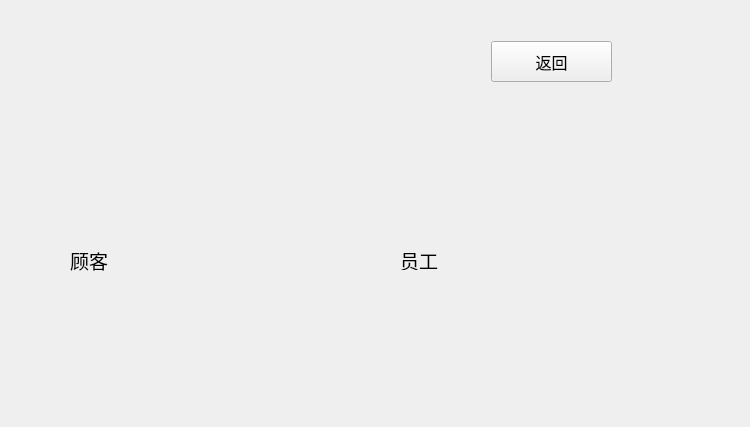
<?xml version="1.0" encoding="UTF-8"?>
<ui version="4.0">
 <class>LoginChooseIdentity</class>
 <widget class="QWidget" name="LoginChooseIdentity">
  <property name="geometry">
   <rect>
    <x>0</x>
    <y>0</y>
    <width>750</width>
    <height>427</height>
   </rect>
  </property>
  <property name="windowTitle">
   <string>Form</string>
  </property>
  <widget class="QLabel" name="label_2">
   <property name="geometry">
    <rect>
     <x>70</x>
     <y>240</y>
     <width>91</width>
     <height>41</height>
    </rect>
   </property>
   <property name="font">
    <font>
     <family>Papyrus</family>
     <pointsize>14</pointsize>
    </font>
   </property>
   <property name="text">
    <string>顾客</string>
   </property>
  </widget>
  <widget class="QLabel" name="label_3">
   <property name="geometry">
    <rect>
     <x>400</x>
     <y>250</y>
     <width>60</width>
     <height>20</height>
    </rect>
   </property>
   <property name="font">
    <font>
     <family>Papyrus</family>
     <pointsize>14</pointsize>
    </font>
   </property>
   <property name="text">
    <string>员工</string>
   </property>
  </widget>
  <widget class="QPushButton" name="return_2">
   <property name="geometry">
    <rect>
     <x>491</x>
     <y>41</y>
     <width>121</width>
     <height>41</height>
    </rect>
   </property>
   <property name="font">
    <font>
     <family>微软雅黑</family>
     <pointsize>12</pointsize>
    </font>
   </property>
   <property name="text">
    <string>返回</string>
   </property>
  </widget>
 </widget>
 <resources/>
 <connections/>
</ui>
